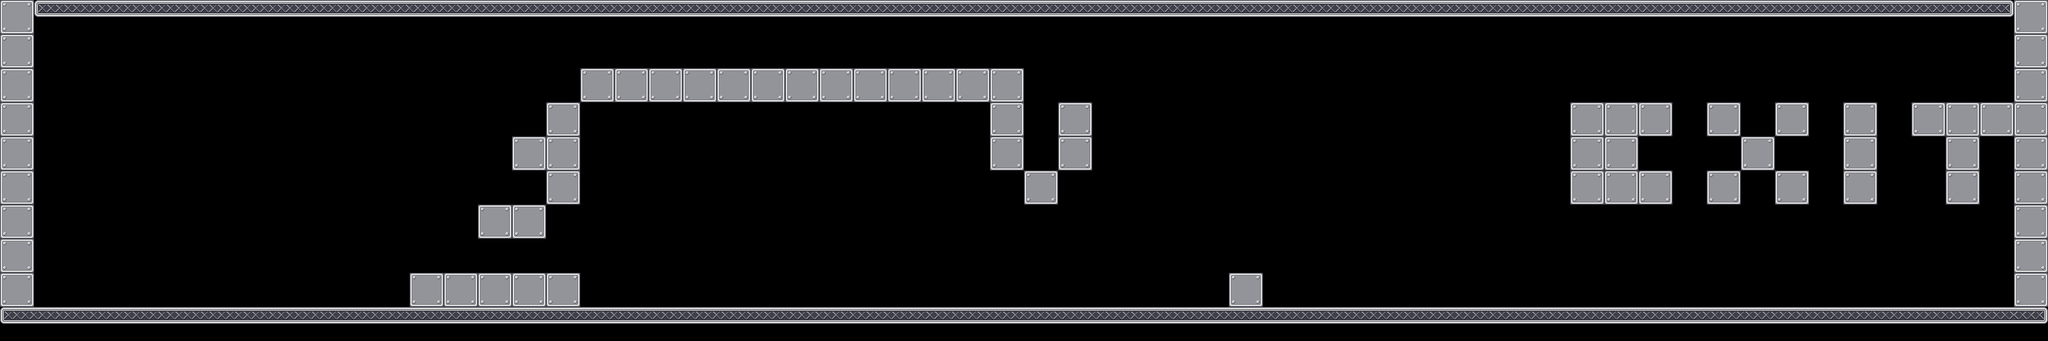

A 2D game scene composited from a Tiled map and its tileset images. What follows is a short description and the map's XML, with each tile layer's data collapsed to a summary:
An orthogonal 60x10 tile map with 64x64 px tiles, 1 tile layer (Calque de Tile 1), 6 tilesets and 42 objects.

<map version="1.0" orientation="orthogonal" width="60" height="10" tilewidth="64" tileheight="64">
 <tileset firstgid="1" name="mur" tilewidth="64" tileheight="64">
  <image source="mur.png" trans="ffffff" width="64" height="64" />
 </tileset>
 <tileset firstgid="2" name="sol" tilewidth="64" tileheight="64">
  <image source="sol.png" trans="ffffff" width="64" height="64" />
 </tileset>
 <tileset firstgid="3" name="alone" tilewidth="64" tileheight="64">
  <image source="alone.png" width="64" height="64" />
 </tileset>
 <tileset firstgid="4" name="left" tilewidth="64" tileheight="64">
  <image source="left.png" width="64" height="64" />
 </tileset>
 <tileset firstgid="5" name="mid" tilewidth="64" tileheight="64">
  <image source="mid.png" width="64" height="64" />
 </tileset>
 <tileset firstgid="6" name="right" tilewidth="64" tileheight="64">
  <image source="right.png" width="64" height="64" />
 </tileset>
 <layer name="Calque de Tile 1" width="60" height="10">
  <data>[600 cells, 187 non-empty, 5 distinct tile ids]</data>
 </layer>
 <objectgroup color="#00ff00" name="wall" width="60" height="10">
  <object x="0" y="0" width="64" height="576" />
  <object x="3776" y="0" width="64" height="576" />
  <object x="1856" y="128" width="64" height="192" />
  <object x="1024" y="192" width="64" height="192" />
  <object x="1984" y="192" width="64" height="128" />
 </objectgroup>
 <objectgroup color="#0000ff" name="platform" width="60" height="10">
  <object x="0" y="576" width="3840" height="64" />
  <object x="64" y="0" width="3712" height="64" />
  <object x="2304" y="512" width="64" height="64" />
  <object x="1088" y="128" width="768" height="64" />
  <object x="768" y="512" width="320" height="64" />
  <object x="1920" y="320" width="64" height="64" />
  <object x="896" y="384" width="128" height="64" />
  <object x="960" y="256" width="64" height="64" />
  <object x="1472" y="512" width="832" height="64" />
 </objectgroup>
 <objectgroup color="#ffffff" name="movable" width="60" height="10" />
 <objectgroup color="#ff6666" name="destroyable" width="60" height="10">
  <object x="1728" y="64" width="64" height="64" />
 </objectgroup>
 <objectgroup color="#800000" name="metalman" width="60" height="10">
  <object x="1920" y="256" width="64" height="64" />
 </objectgroup>
 <objectgroup color="#ff0000" name="themagnet" width="60" height="10">
  <object x="1600" y="256" width="64" height="64" />
 </objectgroup>
 <objectgroup color="#800000" name="generator" width="60" height="10" />
 <objectgroup color="#66ccff" name="switch" width="60" height="10" />
 <objectgroup color="#e6e6e6" name="metal" width="60" height="10" />
 <objectgroup color="#333333" name="gate" width="60" height="10">
  <object x="1088" y="320" width="832" height="64">
   <properties>
    <property name="id" value="1" />
   </properties>
  </object>
  <object x="1024" y="64" width="64" height="128">
   <properties>
    <property name="id" value="2" />
   </properties>
  </object>
 </objectgroup>
 <objectgroup color="#004080" name="acid" width="60" height="10">
  <object x="1216" y="512" width="64" height="64">
   <properties>
    <property name="type" value="hm" />
   </properties>
  </object>
  <object x="1344" y="512" width="64" height="64">
   <properties>
    <property name="type" value="hm" />
   </properties>
  </object>
  <object x="2496" y="128" width="64" height="64">
   <properties>
    <property name="type" value="hm" />
   </properties>
  </object>
  <object x="2688" y="128" width="64" height="64">
   <properties>
    <property name="type" value="hm" />
   </properties>
  </object>
  <object x="2624" y="128" width="64" height="64">
   <properties>
    <property name="type" value="hm" />
   </properties>
  </object>
  <object x="2560" y="128" width="64" height="64">
   <properties>
    <property name="type" value="hm" />
   </properties>
  </object>
  <object x="1088" y="512" width="64" height="64">
   <properties>
    <property name="type" value="hg" />
   </properties>
  </object>
  <object x="1152" y="512" width="64" height="64">
   <properties>
    <property name="type" value="hm" />
   </properties>
  </object>
  <object x="3264" y="128" width="64" height="64">
   <properties>
    <property name="type" value="hd" />
   </properties>
  </object>
  <object x="1280" y="512" width="64" height="64">
   <properties>
    <property name="type" value="hm" />
   </properties>
  </object>
  <object x="1408" y="512" width="64" height="64">
   <properties>
    <property name="type" value="hm" />
   </properties>
  </object>
  <object x="3136" y="128" width="64" height="64">
   <properties>
    <property name="type" value="hm" />
   </properties>
  </object>
  <object x="3072" y="128" width="64" height="64">
   <properties>
    <property name="type" value="hm" />
   </properties>
  </object>
  <object x="2752" y="128" width="64" height="64">
   <properties>
    <property name="type" value="hm" />
   </properties>
  </object>
  <object x="3200" y="128" width="64" height="64">
   <properties>
    <property name="type" value="hm" />
   </properties>
  </object>
  <object x="2816" y="128" width="64" height="64">
   <properties>
    <property name="type" value="hm" />
   </properties>
  </object>
  <object x="2944" y="128" width="64" height="64">
   <properties>
    <property name="type" value="hm" />
   </properties>
  </object>
  <object x="3008" y="128" width="64" height="64">
   <properties>
    <property name="type" value="hm" />
   </properties>
  </object>
  <object x="2880" y="128" width="64" height="64">
   <properties>
    <property name="type" value="hm" />
   </properties>
  </object>
 </objectgroup>
 <objectgroup color="#ffff00" name="arc" width="60" height="10" />
 <objectgroup color="#ffff00" name="levelend" width="60" height="10">
  <object x="3456" y="384" width="320" height="192">
   <properties>
    <property name="next" value="level13" />
   </properties>
  </object>
 </objectgroup>
 <objectgroup color="#800080" name="gateswitch" width="60" height="10">
  <object x="1728" y="192" width="64" height="64">
   <properties>
    <property name="id" value="2" />
   </properties>
  </object>
  <object x="960" y="320" width="64" height="64">
   <properties>
    <property name="id" value="1" />
   </properties>
  </object>
  <object x="1792" y="256" width="64" height="64">
   <properties>
    <property name="id" value="1" />
   </properties>
  </object>
 </objectgroup>
</map>
